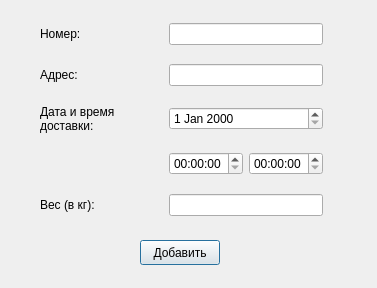
<?xml version="1.0" encoding="UTF-8"?>
<ui version="4.0">
 <class>OrderAdd</class>
 <widget class="QDialog" name="OrderAdd">
  <property name="geometry">
   <rect>
    <x>0</x>
    <y>0</y>
    <width>377</width>
    <height>288</height>
   </rect>
  </property>
  <property name="windowTitle">
   <string>Добавление заказа</string>
  </property>
  <widget class="QWidget" name="gridLayoutWidget">
   <property name="geometry">
    <rect>
     <x>40</x>
     <y>10</y>
     <width>283</width>
     <height>221</height>
    </rect>
   </property>
   <layout class="QGridLayout" name="gridLayout">
    <item row="3" column="2">
     <widget class="QTimeEdit" name="timeEdit_FormOrTo"/>
    </item>
    <item row="2" column="0">
     <widget class="QLabel" name="label_2">
      <property name="text">
       <string>Дата и время доставки:</string>
      </property>
      <property name="wordWrap">
       <bool>true</bool>
      </property>
     </widget>
    </item>
    <item row="4" column="0">
     <widget class="QLabel" name="label_3">
      <property name="text">
       <string>Вес (в кг):</string>
      </property>
     </widget>
    </item>
    <item row="4" column="1" colspan="2">
     <widget class="QLineEdit" name="lineEdit_FormWeight"/>
    </item>
    <item row="1" column="0">
     <widget class="QLabel" name="label">
      <property name="text">
       <string>Адрес:</string>
      </property>
     </widget>
    </item>
    <item row="2" column="1" colspan="2">
     <widget class="QDateEdit" name="dateEdit_Form"/>
    </item>
    <item row="3" column="1">
     <widget class="QTimeEdit" name="timeEdit_FormOrFrom"/>
    </item>
    <item row="1" column="1" colspan="2">
     <widget class="QLineEdit" name="lineEdit_FormAdr"/>
    </item>
    <item row="0" column="0">
     <widget class="QLabel" name="label_4">
      <property name="text">
       <string>Номер:</string>
      </property>
     </widget>
    </item>
    <item row="0" column="1" colspan="2">
     <widget class="QLineEdit" name="lineEdit_FormNum"/>
    </item>
   </layout>
  </widget>
  <widget class="QPushButton" name="pushButton_FormSave">
   <property name="geometry">
    <rect>
     <x>140</x>
     <y>240</y>
     <width>80</width>
     <height>25</height>
    </rect>
   </property>
   <property name="text">
    <string>Добавить</string>
   </property>
  </widget>
 </widget>
 <resources/>
 <connections/>
</ui>
